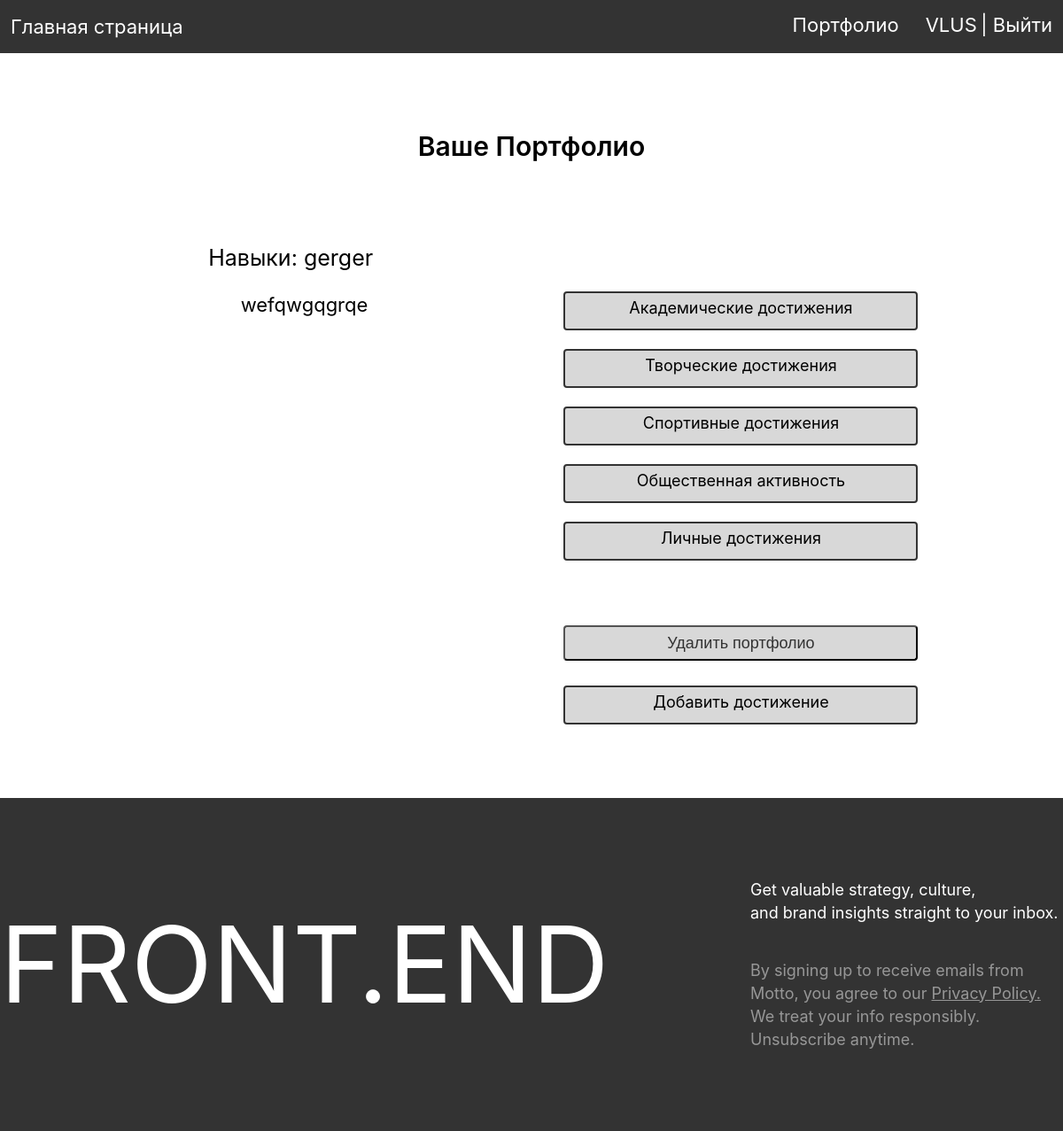
/profile/ (signed in), run on an earlier commit of the app's database.
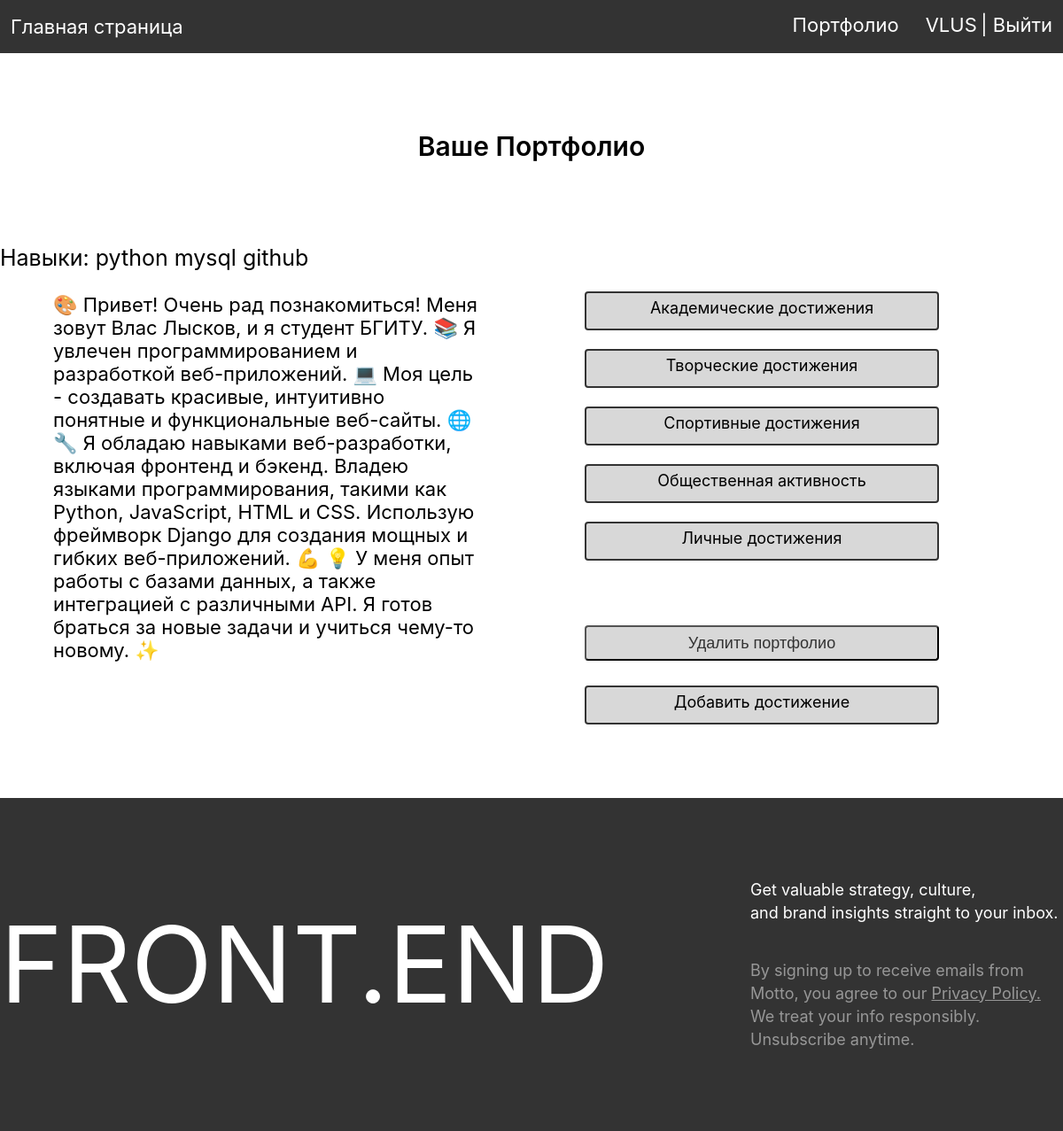
And on a later commit of the database.
### people/models.py (models this page shows, shortened)
class Portfolio(models.Model):
    user = models.OneToOneField(User, on_delete=models.CASCADE)
    slug = models.SlugField(max_length=255, unique=True, db_index=True, verbose_name="URL")
    creation_date = models.DateField(auto_now_add=True)
    update_date = models.DateField(auto_now=True)
    description = models.TextField(max_length=1765, verbose_name="Описание")
    skills = models.CharField(max_length=255, verbose_name="Навыки")
    class Meta:
        verbose_name = 'Портфолио'
        verbose_name_plural = 'Портфолио'
        ordering = ['-creation_date', 'user']

### people/views.py (the view)
# urls.py: path('profile/', profile, name='profile'),
def profile(request):
    if request.user.is_authenticated:
        try:
            portfolio = get_object_or_404(Portfolio, user=request.user)
            academic_achievements = AcademicAchievements.objects.filter(user=portfolio.user)
        except Http404:
            return redirect('add_portfolio')
        data = {
            'show_academic_achievements': 'profile/academic-achievements',
            'show_creative_achievements': 'profile/creative-achievements',
            'show_sport_achievements': 'profile/sport-achievements',
            'show_social_activity': 'profile/social-activity  ',
            'show_personal_achievements': 'profile/personal-achievements',
            'portfolio': portfolio,
            'menu': menu,
            'title': 'Ваше Портфолио',
            'academic_achievements': academic_achievements
        }
        return render(request, 'people/profile.html', context=data)
    else:
        return redirect('login')

### people/templates/people/profile.html (shortened to what this page needs)
{% extends 'people/base.html' %}
{% block content_css %}
{% load static %}
<link rel="stylesheet" type="text/css" href=" {% static 'people/css/portfolio_slug.css' %}">
{% endblock %}
{% block content %}
<div class="portfolio-container">
    <h1>{{title}}</h1>
    <div class="content">
        <p class="skills">Навыки: {{portfolio.skills}} </p>
        <p class="description-main">{{portfolio.description}}</p>
        <div class="card">
            <div class="clear">
                <a class="look" href="/{{show_academic_achievements}}">Академические достижения</a>
            </div>
            <div class="clear">
                <a class="look" href="/{{show_creative_achievements}}">Творческие достижения</a>
            </div>
            <div class="clear">
                <a class="look" href="/{{show_sport_achievements}}">Спортивные достижения</a>
            </div>
            <div class="clear">
                <a class="look" href="/{{show_social_activity}}">Общественная активность</a>
            </div>
            <div class="clear">
                <a class="look" href="/{{show_personal_achievements}}">Личные достижения</a>
            </div>
            <form action="{% url 'delete_portfolio' %}" method="POST">
                  <button type="submit" class="but-delete">Удалить портфолио</button>
            </form>
            <div class="clear">
                    <a class="look" href="{% url 'add_achievement' %}">Добавить достижение</a>
            </div>
        </div>
    </div>
</div>
{% endblock %}

What changed in the data, as far as the page shows it:
changed Portfolio: skills "gerger" → "python mysql github"; description "wefqwgqgrqe" → "🎨 Привет! Очень рад познакомиться! Меня зовут Влас Лысков, и я студент БГИТУ. 📚 Я увлечен программированием и разработкой веб-приложений. 💻 Моя цель - создавать красивые, интуитивно понятные и функциональные веб-сайты. 🌐 🔧 Я обладаю навыками веб-разработки, включая фронтенд и бэкенд. Владею языками программирования, такими как Python, JavaScript, HTML и CSS. Использую фреймворк Django для создания мощных и гибких веб-приложений. 💪 💡 У меня опыт работы с базами данных, а также интеграцией с различными API. Я готов браться за новые задачи и учиться чему-то новому. ✨"
